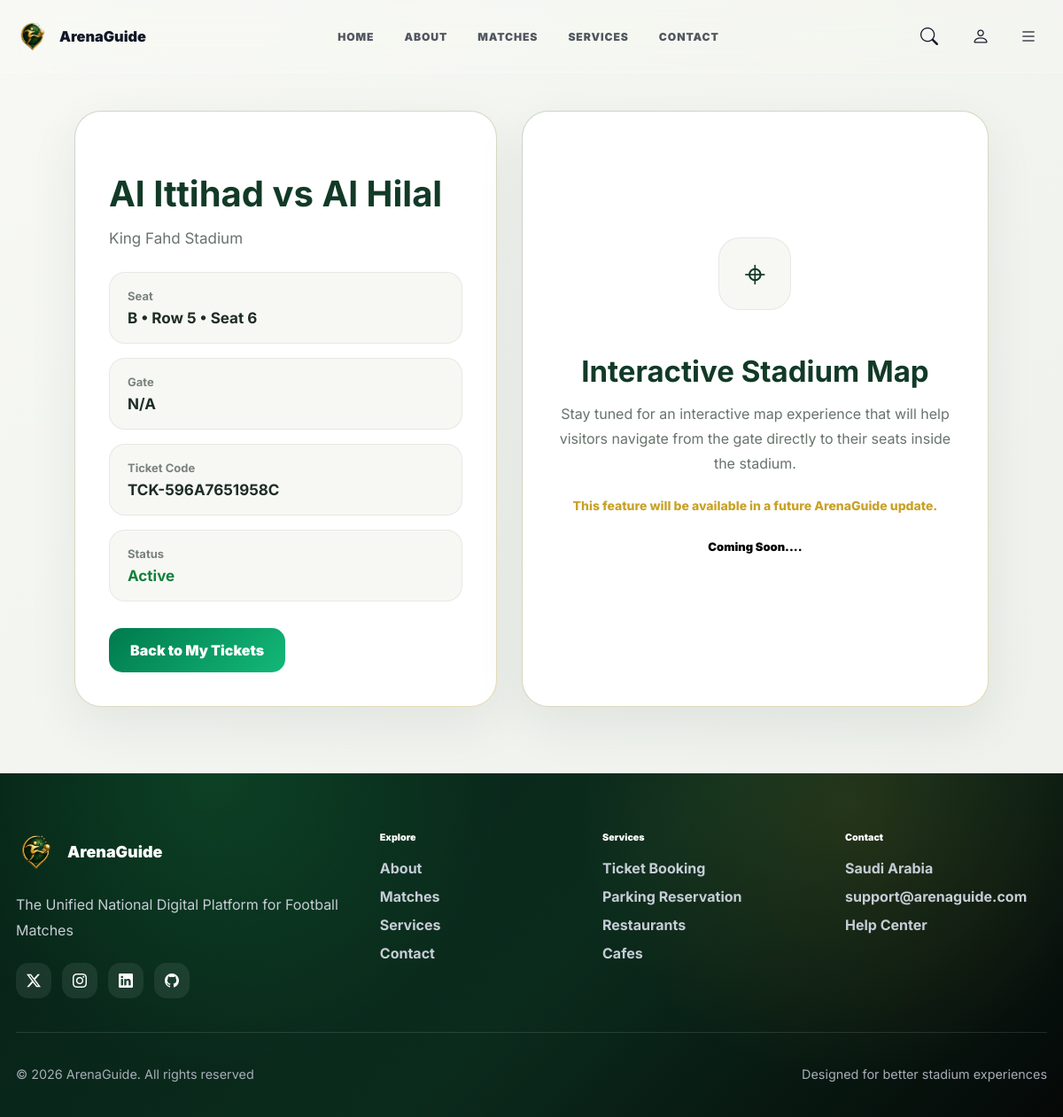
Page /en/booking/ticket/29/seat-map/ (signed in) on the committed database.
### booking/models.py (models this page shows, shortened)
class Ticket(models.Model):
    class Status(models.TextChoices):
        ACTIVE = "active", "Active"
        USED = "used", "Used"
        CANCELLED = "cancelled", "Cancelled"
    booking = models.ForeignKey(Booking,on_delete=models.CASCADE,related_name="tickets")
    match = models.ForeignKey("match.Match",on_delete=models.CASCADE,related_name="tickets")
    user = models.ForeignKey("account.User",on_delete=models.CASCADE,related_name="tickets")
    seat = models.ForeignKey(Seat,on_delete=models.PROTECT,related_name="tickets")
    gate = models.ForeignKey("stadium.Gate",on_delete=models.SET_NULL,null=True,blank=True,related_name="tickets")
    holder = models.ForeignKey("booking.TicketHolder",on_delete=models.PROTECT,related_name="tickets",null=True,blank=True)
    price = models.DecimalField(max_digits=10, decimal_places=2)
    ticket_code = models.CharField(max_length=40, unique=True, blank=True)
    issued_at = models.DateTimeField(auto_now_add=True)
    used_at = models.DateTimeField(null=True, blank=True)
    status = models.CharField(max_length=20,choices=Status.choices,default=Status.ACTIVE)
    class Meta:
        ordering = ["-issued_at"]
        constraints = [
            models.UniqueConstraint(
                fields=["match", "seat"],
                condition=models.Q(status__in=["active", "used"]),
                name="unique_active_or_used_ticket_per_match_seat"
            ),
        ]

class Seat(models.Model):
    class ViewQuality(models.TextChoices):
        EXCELLENT = "excellent", "Excellent"
        GOOD = "good", "Good"
        LIMITED = "limited", "Limited"
    class SunExposure(models.TextChoices):
        LOW = "low", "Low"
        MEDIUM = "medium", "Medium"
        HIGH = "high", "High"
    stadium = models.ForeignKey("stadium.Stadium",on_delete=models.CASCADE,related_name="seats")
    category = models.ForeignKey(SeatCategory,on_delete=models.PROTECT,related_name="seats")
    gate = models.ForeignKey("stadium.Gate",on_delete=models.SET_NULL,null=True,blank=True,related_name="seats")
    section = models.CharField(max_length=20)
    row = models.CharField(max_length=20)
    number = models.CharField(max_length=20)
    view_quality = models.CharField(max_length=20, choices=ViewQuality.choices, default=ViewQuality.GOOD)
    is_shaded = models.BooleanField(default=False)
    sun_exposure = models.CharField(max_length=20, choices=SunExposure.choices, default=SunExposure.MEDIUM)
    notes = models.CharField(max_length=255, blank=True)
    is_active = models.BooleanField(default=True)
    class Meta:
        ordering = ["section", "row", "number"]
        constraints = [
            models.UniqueConstraint(
                fields=["stadium", "section", "row", "number"],
                name="unique_seat_per_stadium"
            )
        ]

### match/models.py (models this page shows, shortened)
class Match(models.Model):
    class Status(models.TextChoices):
        UPCOMING = "upcoming", "Upcoming"
        LIVE = "live", "Live"
        FINISHED = "finished", "Finished"
        CANCELED = "canceled", "Canceled"
    stadium = models.ForeignKey(Stadium,on_delete=models.CASCADE,related_name="matches")
    home_team = models.ForeignKey(Team,on_delete=models.CASCADE,related_name="home_matches" )
    away_team = models.ForeignKey(Team,on_delete=models.CASCADE,related_name="away_matches")
    start_datetime = models.DateTimeField()
    end_datetime = models.DateTimeField()
    total_tickets = models.PositiveIntegerField(default=0)
    available_tickets = models.PositiveIntegerField(default=0)
    image = models.ImageField(upload_to="matches/", blank=True, null=True)
    description = models.TextField(blank=True)
    home_score = models.PositiveIntegerField(default=0)
    away_score = models.PositiveIntegerField(default=0)
    live_minute = models.PositiveIntegerField(default=0)
    video_file = models.FileField(upload_to='matches/videos/', null=True, blank=True)
    video_url = models.URLField(null=True, blank=True)
    status = models.CharField(max_length=20,choices=Status.choices,default=Status.UPCOMING)
    class Meta:
        ordering = ["-start_datetime"]

class Team(models.Model):
    name = models.CharField(max_length=255)
    country = models.CharField(max_length=100)
    logo = models.ImageField(upload_to="teams/", blank=True, null=True)
    achievements = models.TextField(blank=True)
    coach = models.CharField(max_length=100, blank=True)
    founded_year = models.PositiveIntegerField(blank=True, null=True)
    class Meta:
        ordering = ["name"]

### stadium/models.py (models this page shows, shortened)
class Stadium(models.Model):
    class Meta:
        ordering = ["-created_at"]
        verbose_name = "Stadium"
        verbose_name_plural = "Stadiums"
        unique_together = ["name", "city"]
    class Status(models.TextChoices):
        ACTIVE = "active", "Active"
        INACTIVE = "inactive", "Inactive"
        MAINTENANCE = "maintenance", "Maintenance"
    name = models.CharField(max_length=255)
    city = models.CharField(max_length=100)
    location = models.CharField(max_length=255)
    latitude = models.FloatField(blank=True, null=True)
    longitude = models.FloatField(blank=True, null=True)
    capacity = models.PositiveIntegerField()
    description = models.TextField(blank=True)
    image = models.ImageField(upload_to="stadiums/", blank=True, null=True)
    status = models.CharField(max_length=20,choices=Status.choices,default=Status.ACTIVE)
    created_at = models.DateTimeField(auto_now_add=True)
    updated_at = models.DateTimeField(auto_now=True)

### booking/views.py (the view)
# urls.py: path("ticket/<int:ticket_id>/seat-map/", views.seat_map_page, name="seat_map"),
@login_required
def seat_map_page(request, ticket_id:HttpRequest):
    ticket = get_object_or_404(Ticket.objects.select_related("match","match__home_team","match__away_team","match__stadium","seat","gate",),
        id=ticket_id,
        user=request.user,
        status=Ticket.Status.ACTIVE,
    )
    return render(request, "booking/seat_map.html", {
        "ticket": ticket,
    })

### booking/templates/booking/seat_map.html (shortened to what this page needs)
{% extends "core/base.html" %}
{% load static %}
{% load i18n %}
{% block extra_css %}
<link rel="stylesheet" href="{% static 'css/seat_map.css' %}">
{% endblock %}
{% block content %}
<section class="seat-page">
    <div class="seat-container">
        <div class="seat-card info-card">
            <h1>{{ ticket.match.home_team.name }} vs {{ ticket.match.away_team.name }}</h1>
            <p class="subtitle">{{ ticket.match.stadium.name }}</p>
            <div class="info-grid">
                <div class="info-box">
                    <span>{% trans "Seat" %}</span>
                    <strong>{{ ticket.seat.section }} • Row {{ ticket.seat.row }} • Seat {{ ticket.seat.number }}</strong>
                </div>
                <div class="info-box">
                    <span>{% trans "Gate" %}</span>
                    <strong>
                        {% if ticket.gate %}
                            {{ ticket.gate.name }}
                        {% else %}
                            N/A
                        {% endif %}
                    </strong>
                </div>
                <div class="info-box">
                    <span>{% trans "Ticket Code" %}</span>
                    <strong>{{ ticket.ticket_code }}</strong>
                </div>
                <div class="info-box">
                    <span>{% trans "Status" %}</span>
                    <strong class="active-text">{{ ticket.get_status_display }}</strong>
                </div>
            </div>
            <a href="{% url 'booking:my_tickets' %}" class="back-btn">
                {% trans "Back to My Tickets" %}
            </a>
        </div>
        <div class="seat-card announcement-card">
            <div class="map-mark">⌖</div>
            <h2>{% trans "Interactive Stadium Map" %}</h2>
            <p>
                {% trans "Stay tuned for an interactive map experience that will help visitors navigate from the gate directly to their seats inside the stadium." %}
            </p>
            <p class="note">
                {% trans "This feature will be available in a future ArenaGuide update." %}
            </p>
            <h4 class="soon-badge">{% trans "Coming Soon...." %}</h4>
        </div>
    </div>
</section>
{% endblock %}

### core/static/css/base.css (style rules this page uses)
:root { --arena-green: #0f7a3b; --arena-green-dark: #0f7a3b; --arena-gold: #c9a227; --arena-bg: #ffffff; --arena-card: rgba(255, 255, 255, 0.82); --arena-text: #111827; --arena-muted: #6b7280; --arena-border: rgba(17, 24, 39, 0.12); --arena-shadow: 0 18px 55px rgba(17, 24, 39, 0.12); --arena-gradient: linear-gradient(135deg, #22c55e, #13b878, #c9a227); --arena-navbar-height: 82px; --arena-radius: 14px; }
* { box-sizing: border-box; }
html { scroll-behavior: smooth; }
body.arena-body { margin: 0; min-height: 100vh; background: var(--arena-bg); color: var(--arena-text); font-family: "Inter", sans-serif; }
a { text-decoration: none; color: inherit; }

### booking/static/css/seat_map.css (style rules this page uses)
.seat-page { min-height: calc(100vh - 90px); padding: 125px 7% 75px; background: linear-gradient(135deg, #f7f8f4, #eef1ec); }
.seat-container { max-width: 1150px; margin: 0 auto; display: grid; grid-template-columns: 0.95fr 1.05fr; gap: 28px; align-items: stretch; }
.seat-card { position: relative; padding: 38px; border-radius: 30px; background: linear-gradient(#ffffff, #ffffff) padding-box, linear-gradient(135deg, rgba(18, 58, 39, 0.18), rgba(201, 162, 39, 0.28)) border-box; border: 1px solid transparent; box-shadow: 0 20px 55px rgba(20, 45, 32, 0.08); animation: fadeUp 0.45s ease both; }
.info-card h1 { color: #123a27; font-size: 40px; line-height: 1.12; margin-bottom: 14px; }
.subtitle { color: #68736c; font-size: 17px; margin-bottom: 28px; }
.info-grid { display: grid; gap: 16px; margin-bottom: 30px; }
.info-box { padding: 18px 20px; border-radius: 18px; background: #f7f8f4; border: 1px solid rgba(18, 58, 39, 0.08); }
.info-box span { display: block; color: #7a827d; font-size: 13px; font-weight: 700; margin-bottom: 7px; }
.info-box strong { color: #1f2d25; font-size: 17px; }
.active-text { color: #15803d !important; }
.back-btn { display: inline-flex; align-items: center; justify-content: center; min-height: 50px; padding: 0 24px; border-radius: 15px; background: linear-gradient(135deg, #007a4d, #13b878); color: #fff; text-decoration: none; font-weight: 900; transition: 0.25s ease; }
.announcement-card { text-align: center; display: flex; flex-direction: column; justify-content: center; }
.soon-badge { align-self: center; padding: 8px 16px; border-radius: 20px; color: #000000; font-size: 13px; font-weight: 900; margin-bottom: 22px; }
.map-mark { width: 82px; height: 82px; margin: 0 auto 22px; border-radius: 24px; display: grid; place-items: center; font-size: 42px; color: #123a27; background: #f7f8f4; border: 1px solid rgba(18, 58, 39, 0.08); }
.announcement-card h2 { color: #123a27; font-size: 33px; margin-bottom: 14px; }
.announcement-card p { color: #68736c; line-height: 1.75; max-width: 520px; margin: 0 auto 22px; }
.note { font-size: 14px; font-weight: 800; color: #c9a227 !important; margin-bottom: 0 !important; }

### rows in the picture
Ticket: match.home_team.name "Al Ittihad", match.away_team.name "Al Hilal", match.stadium.name "King Fahd Stadium", seat.section "B", seat.row "5", seat.number "6", ticket_code "TCK-596A7651958C", status "Active"
